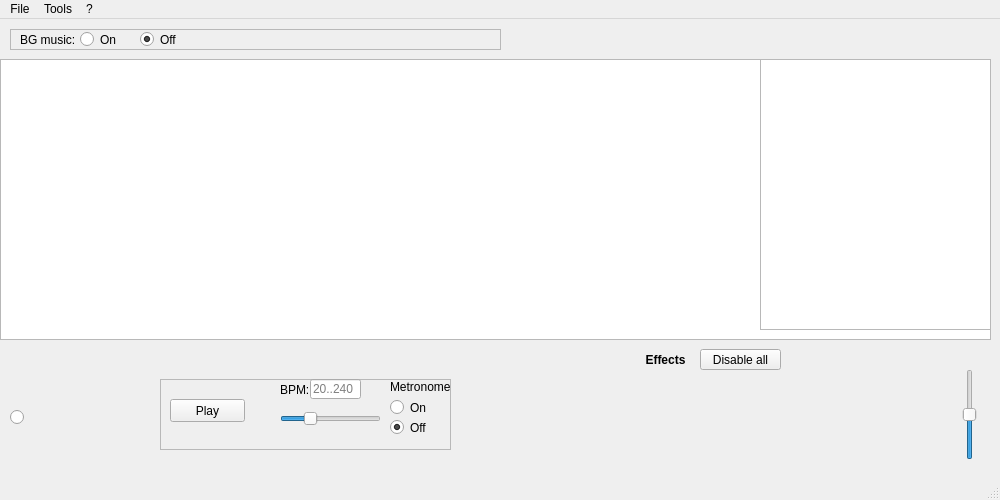
<?xml version="1.0" encoding="UTF-8"?>
<ui version="4.0">
 <class>Scholar</class>
 <widget class="QMainWindow" name="Scholar">
  <property name="geometry">
   <rect>
    <x>0</x>
    <y>0</y>
    <width>1000</width>
    <height>500</height>
   </rect>
  </property>
  <property name="sizePolicy">
   <sizepolicy hsizetype="Preferred" vsizetype="Preferred">
    <horstretch>0</horstretch>
    <verstretch>0</verstretch>
   </sizepolicy>
  </property>
  <property name="minimumSize">
   <size>
    <width>1000</width>
    <height>500</height>
   </size>
  </property>
  <property name="maximumSize">
   <size>
    <width>1000</width>
    <height>500</height>
   </size>
  </property>
  <property name="windowTitle">
   <string>Scholar</string>
  </property>
  <widget class="QWidget" name="centralwidget">
   <widget class="QRadioButton" name="ScholarGuitarSignal">
    <property name="geometry">
     <rect>
      <x>10</x>
      <y>390</y>
      <width>16</width>
      <height>17</height>
     </rect>
    </property>
    <property name="text">
     <string/>
    </property>
    <property name="checkable">
     <bool>true</bool>
    </property>
    <property name="checked">
     <bool>false</bool>
    </property>
   </widget>
   <widget class="QFrame" name="ScholarControlFrame">
    <property name="geometry">
     <rect>
      <x>160</x>
      <y>360</y>
      <width>291</width>
      <height>71</height>
     </rect>
    </property>
    <property name="frameShape">
     <enum>QFrame::StyledPanel</enum>
    </property>
    <property name="frameShadow">
     <enum>QFrame::Raised</enum>
    </property>
    <widget class="QPushButton" name="ScholarPlayState">
     <property name="geometry">
      <rect>
       <x>10</x>
       <y>20</y>
       <width>75</width>
       <height>23</height>
      </rect>
     </property>
     <property name="text">
      <string>Play</string>
     </property>
    </widget>
    <widget class="QSlider" name="ScholarBPM">
     <property name="geometry">
      <rect>
       <x>120</x>
       <y>30</y>
       <width>101</width>
       <height>20</height>
      </rect>
     </property>
     <property name="minimum">
      <number>20</number>
     </property>
     <property name="maximum">
      <number>240</number>
     </property>
     <property name="value">
      <number>80</number>
     </property>
     <property name="orientation">
      <enum>Qt::Horizontal</enum>
     </property>
    </widget>
    <widget class="QLabel" name="ScholarBPMlbl">
     <property name="geometry">
      <rect>
       <x>120</x>
       <y>0</y>
       <width>31</width>
       <height>21</height>
      </rect>
     </property>
     <property name="text">
      <string>BPM:</string>
     </property>
    </widget>
    <widget class="QLabel" name="ScholarMetronomeLbl">
     <property name="geometry">
      <rect>
       <x>230</x>
       <y>0</y>
       <width>61</width>
       <height>16</height>
      </rect>
     </property>
     <property name="text">
      <string>Metronome</string>
     </property>
    </widget>
    <widget class="QRadioButton" name="ScholarMetronomeOn">
     <property name="geometry">
      <rect>
       <x>230</x>
       <y>20</y>
       <width>51</width>
       <height>17</height>
      </rect>
     </property>
     <property name="text">
      <string>On</string>
     </property>
    </widget>
    <widget class="QRadioButton" name="ScholarMetronomeOff">
     <property name="geometry">
      <rect>
       <x>230</x>
       <y>40</y>
       <width>51</width>
       <height>17</height>
      </rect>
     </property>
     <property name="text">
      <string>Off</string>
     </property>
     <property name="checked">
      <bool>true</bool>
     </property>
    </widget>
    <widget class="QLineEdit" name="ScholarBPMvalue">
     <property name="geometry">
      <rect>
       <x>150</x>
       <y>0</y>
       <width>51</width>
       <height>20</height>
      </rect>
     </property>
     <property name="inputMask">
      <string>990; </string>
     </property>
     <property name="text">
      <string extracomment="20..240"/>
     </property>
     <property name="placeholderText">
      <string>20..240</string>
     </property>
    </widget>
   </widget>
   <widget class="QGraphicsView" name="ScholarMainView">
    <property name="geometry">
     <rect>
      <x>0</x>
      <y>40</y>
      <width>991</width>
      <height>281</height>
     </rect>
    </property>
    <property name="verticalScrollBarPolicy">
     <enum>Qt::ScrollBarAlwaysOff</enum>
    </property>
    <property name="horizontalScrollBarPolicy">
     <enum>Qt::ScrollBarAsNeeded</enum>
    </property>
    <property name="interactive">
     <bool>true</bool>
    </property>
   </widget>
   <widget class="QSlider" name="ScholarVolumeLvl">
    <property name="geometry">
     <rect>
      <x>960</x>
      <y>350</y>
      <width>20</width>
      <height>91</height>
     </rect>
    </property>
    <property name="value">
     <number>50</number>
    </property>
    <property name="orientation">
     <enum>Qt::Vertical</enum>
    </property>
   </widget>
   <widget class="QFrame" name="ScholarBgSoundFrame">
    <property name="geometry">
     <rect>
      <x>10</x>
      <y>10</y>
      <width>491</width>
      <height>21</height>
     </rect>
    </property>
    <property name="frameShape">
     <enum>QFrame::StyledPanel</enum>
    </property>
    <property name="frameShadow">
     <enum>QFrame::Raised</enum>
    </property>
    <widget class="QRadioButton" name="ScholarBgSoundOn">
     <property name="geometry">
      <rect>
       <x>70</x>
       <y>0</y>
       <width>41</width>
       <height>21</height>
      </rect>
     </property>
     <property name="text">
      <string>On</string>
     </property>
    </widget>
    <widget class="QRadioButton" name="ScholarBgSoundOff">
     <property name="geometry">
      <rect>
       <x>130</x>
       <y>0</y>
       <width>41</width>
       <height>21</height>
      </rect>
     </property>
     <property name="text">
      <string>Off</string>
     </property>
     <property name="checked">
      <bool>true</bool>
     </property>
    </widget>
    <widget class="QLabel" name="ScholarBGMusicLbl">
     <property name="geometry">
      <rect>
       <x>10</x>
       <y>0</y>
       <width>61</width>
       <height>21</height>
      </rect>
     </property>
     <property name="text">
      <string>BG music:</string>
     </property>
    </widget>
    <widget class="QLabel" name="ScholarBGMusicNameLbl">
     <property name="geometry">
      <rect>
       <x>180</x>
       <y>0</y>
       <width>301</width>
       <height>21</height>
      </rect>
     </property>
     <property name="text">
      <string/>
     </property>
    </widget>
   </widget>
   <widget class="QFrame" name="ScholarAudioVisualHelperFrame">
    <property name="enabled">
     <bool>false</bool>
    </property>
    <property name="geometry">
     <rect>
      <x>760</x>
      <y>40</y>
      <width>231</width>
      <height>271</height>
     </rect>
    </property>
    <property name="frameShape">
     <enum>QFrame::StyledPanel</enum>
    </property>
    <property name="frameShadow">
     <enum>QFrame::Raised</enum>
    </property>
   </widget>
   <widget class="EffectPump" name="Effects" native="true">
    <property name="geometry">
     <rect>
      <x>570</x>
      <y>330</y>
      <width>240</width>
      <height>121</height>
     </rect>
    </property>
    <widget class="QLabel" name="label">
     <property name="geometry">
      <rect>
       <x>60</x>
       <y>0</y>
       <width>71</width>
       <height>21</height>
      </rect>
     </property>
     <property name="font">
      <font>
       <weight>75</weight>
       <bold>true</bold>
      </font>
     </property>
     <property name="text">
      <string>Effects</string>
     </property>
     <property name="alignment">
      <set>Qt::AlignCenter</set>
     </property>
    </widget>
    <widget class="QPushButton" name="DisableEffects">
     <property name="geometry">
      <rect>
       <x>130</x>
       <y>0</y>
       <width>81</width>
       <height>21</height>
      </rect>
     </property>
     <property name="text">
      <string>Disable all</string>
     </property>
    </widget>
   </widget>
  </widget>
  <widget class="QMenuBar" name="menubar">
   <property name="geometry">
    <rect>
     <x>0</x>
     <y>0</y>
     <width>1000</width>
     <height>21</height>
    </rect>
   </property>
   <widget class="QMenu" name="menuFile">
    <property name="title">
     <string>File</string>
    </property>
    <addaction name="actionOpen"/>
    <addaction name="separator"/>
    <addaction name="actionExit"/>
   </widget>
   <widget class="QMenu" name="menuTools">
    <property name="title">
     <string>Tools</string>
    </property>
    <addaction name="actionTuner"/>
    <addaction name="actionTutor"/>
    <addaction name="separator"/>
    <addaction name="actionOptions"/>
   </widget>
   <widget class="QMenu" name="menu">
    <property name="title">
     <string>?</string>
    </property>
    <addaction name="actionHelp"/>
    <addaction name="actionAbout"/>
   </widget>
   <addaction name="menuFile"/>
   <addaction name="menuTools"/>
   <addaction name="menu"/>
  </widget>
  <widget class="QStatusBar" name="statusbar"/>
  <action name="actionOpen">
   <property name="text">
    <string>Open</string>
   </property>
  </action>
  <action name="actionHelp">
   <property name="text">
    <string>Help</string>
   </property>
  </action>
  <action name="actionAbout">
   <property name="text">
    <string>About</string>
   </property>
  </action>
  <action name="actionExit">
   <property name="text">
    <string>Exit</string>
   </property>
  </action>
  <action name="actionTuner">
   <property name="text">
    <string>Tuner</string>
   </property>
  </action>
  <action name="actionOptions">
   <property name="text">
    <string>Options</string>
   </property>
  </action>
  <action name="actionTutor">
   <property name="text">
    <string>Tutor ...</string>
   </property>
  </action>
 </widget>
 <customwidgets>
  <customwidget>
   <class>EffectPump</class>
   <extends>QWidget</extends>
   <header>effectpump.h</header>
   <container>1</container>
  </customwidget>
 </customwidgets>
 <resources/>
 <connections>
  <connection>
   <sender>actionExit</sender>
   <signal>triggered()</signal>
   <receiver>Scholar</receiver>
   <slot>close()</slot>
   <hints>
    <hint type="sourcelabel">
     <x>-1</x>
     <y>-1</y>
    </hint>
    <hint type="destinationlabel">
     <x>399</x>
     <y>249</y>
    </hint>
   </hints>
  </connection>
 </connections>
</ui>
